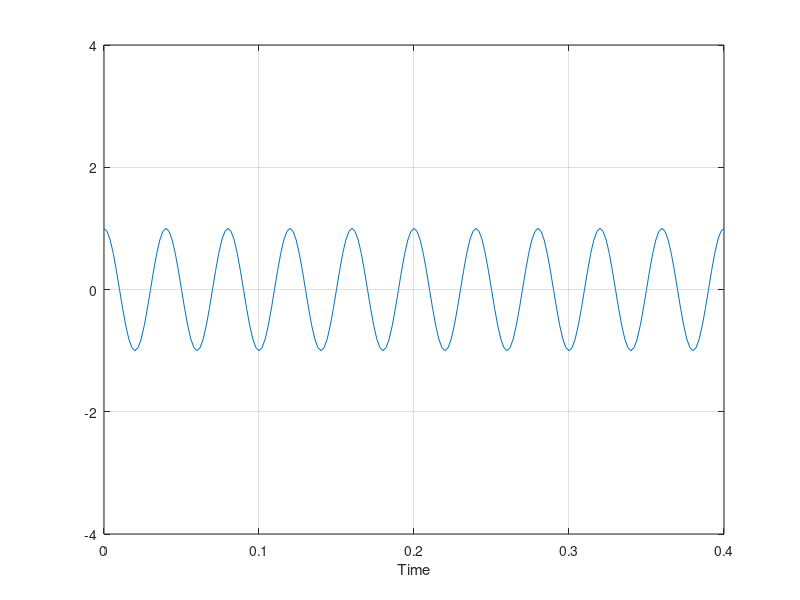
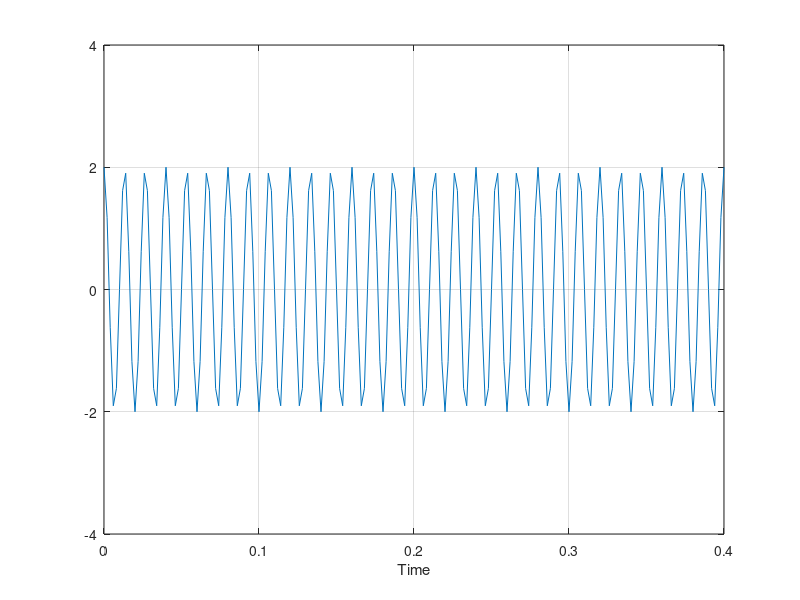
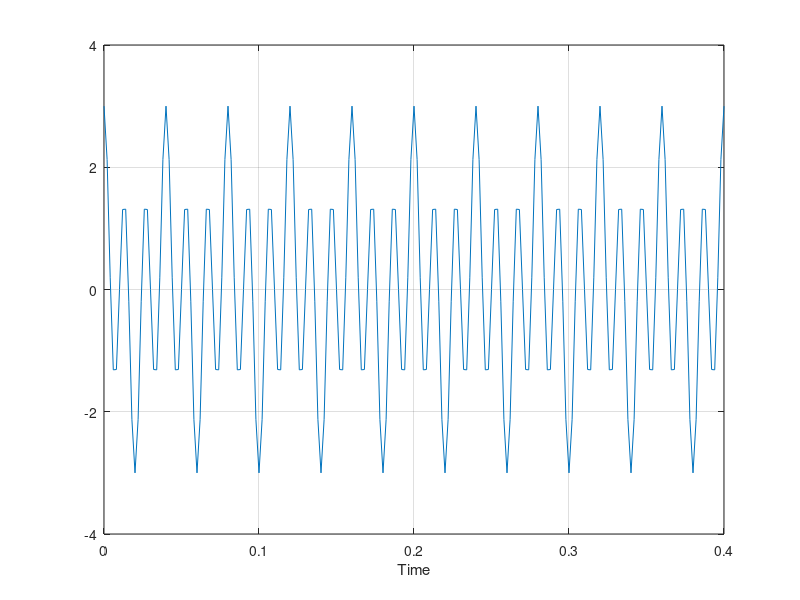
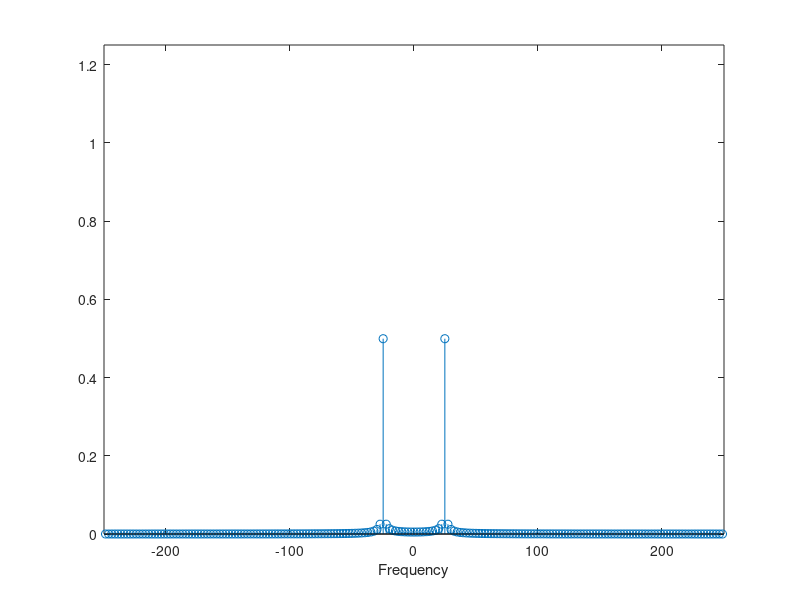

These figures' MATLAB source, in order: (Note: this script raises an error after producing the figures.)
Fs = 500;
ts = 1/Fs;
T = 0.4;
t = 0:ts:T;
f1 = 25;
x1 = cos(2*pi*f1*t);
f2 = 75;
x2 = 2*cos(2*pi*f2*t);
x = x1+x2;

figure
plot(t,x1)
ylim([-4 4])
xlabel('Time')
grid on

figure
plot(t,x2)
ylim([-4 4])
xlabel('Time')
grid on

figure
plot(t,x)
ylim([-4 4])
xlabel('Time')
grid on

n=length(x);
fre_x1 = fftshift( fft(x1, n) );
fre_x2 = fftshift( fft(x2, n) );
fre_x = fftshift( fft(x, n) );
f = (-(n-1)/2:(n-1)/2)*(Fs/n);

figure
stem(f, abs(fre_x1)/n)
axis([-250 250 0 1.25])
xlabel('Frequency')

figure
stem(f, abs(fre_x2)/n)
axis([-250 250 0 1.25])
xlabel('Frequency')

figure
stem(f, abs(fre_x)/n)
axis([-250 250 0 1.25])
xlabel('Frequency')

f_cutoff = 50;
f_stop = 60;
lpFilt = designfilt('lowpassfir', 'PassbandFrequency', f_cutoff, 'StopbandFrequency', f_stop, 'SampleRate', Fs);
fvtool(lpFilt)
rec_x = filter(lpFilt,x);
fre_rx = fftshift(fft( rec_x, n ) );

figure
stem(f, abs(fre_x1)/n, 'bo')
hold on
stem(f, abs(fre_rx)/n, 'r*')
grid on
legend('Original x1 spectrum', 'Recovered x1 spectrum after LPF')
axis([-100 100 0 1.25])
xlabel('Frequency')
hold off

figure
plot(t, x1, 'b')
hold on
plot(t, rec_x, 'r')
grid on
axis([0 0.4 -3 3])
legend('Original x1', 'Recovered x1 after LPF')
xlabel('Time')
hold off



%%%%%%%%%%%%%%%%%%%%%%%%%%%%%%%%%%%%%%%%%%%%%%%%%%%%%%%%%%%%%%%%%%%%%%%%%%%



Fs = 500;
ts = 1/Fs;
f0 = 10;
T0 = 1/f0;
T = 1;
t = -T:ts:T;
y = square(2*pi*f0*(t+(T0/4)));
y = (y+1)/2;

figure
plot(t, y, LineWidth=2)
xlabel('Time')
xlim([-1 1])
ylim([-0.25 1.25])
grid on

k_harmonics = 10;
k_vec = -k_harmonics:k_harmonics;
cc = 1;
D = [];
m_approx = 0;

while cc<=length(k_vec)
    k= k_vec(cc);
    fun= @(x) exp(-j*2*pi*k*f0*x);
    FS_coeff(cc) = (1/T0)*(integral(fun,-T0/4,T0/4));
    D(cc) = abs(FS_coeff(cc));
    m_approx= m_approx + FS_coeff(cc)*exp(j*2*pi*k*f0*t);
    cc=cc+1;
end

n = length(y);
fre_y = fftshift( fft(y, n) );
f = (-(n-1)/2:(n-1)/2)*(Fs/n);

figure
stem(f, abs(fre_y)/n)
hold on
stem(k_vec*f0, D , "r-*", LineWidth=1)
xlabel('Frequency - Hz')
ylabel('Gain')
legend('Message Spectrum' ,sprintf('First %d coefficients', k_harmonics))
axis([-100 100 0 0.6])
grid on
hold off

f_cutoff = 40;
f_stop = 50;
lpFilt = designfilt('lowpassfir', 'PassbandFrequency', f_cutoff, 'StopbandFrequency', f_stop, 'SampleRate', Fs);
rec_y = filter(lpFilt,y);
fre_ry = fftshift(fft( rec_y, n ) );

figure
stem(f, abs(fre_ry)/n)
grid on
axis([-50 50 0 0.5])
xlabel('Frequency - Hz')
ylabel('Gain')